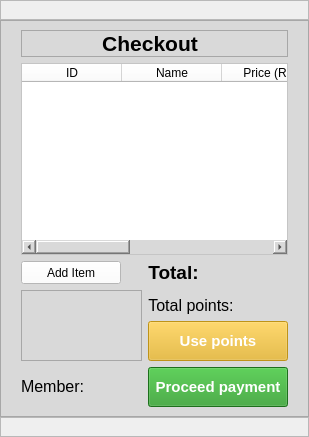
     <widget class="QWidget" name="checkout">
      <layout class="QGridLayout" name="gridLayout_9">
       <property name="leftMargin">
        <number>0</number>
       </property>
       <property name="topMargin">
        <number>0</number>
       </property>
       <property name="rightMargin">
        <number>0</number>
       </property>
       <property name="bottomMargin">
        <number>0</number>
       </property>
       <property name="spacing">
        <number>0</number>
       </property>
       <item row="1" column="2">
        <widget class="QFrame" name="frame_40">
         <property name="sizePolicy">
          <sizepolicy hsizetype="MinimumExpanding" vsizetype="Preferred">
           <horstretch>0</horstretch>
           <verstretch>0</verstretch>
          </sizepolicy>
         </property>
         <property name="maximumSize">
          <size>
           <width>95</width>
           <height>16777215</height>
          </size>
         </property>
         <property name="frameShape">
          <enum>QFrame::StyledPanel</enum>
         </property>
         <property name="frameShadow">
          <enum>QFrame::Raised</enum>
         </property>
        </widget>
       </item>
       <item row="2" column="0" colspan="3">
        <widget class="QFrame" name="frame_43">
         <property name="sizePolicy">
          <sizepolicy hsizetype="Preferred" vsizetype="Expanding">
           <horstretch>0</horstretch>
           <verstretch>0</verstretch>
          </sizepolicy>
         </property>
         <property name="minimumSize">
          <size>
           <width>0</width>
           <height>20</height>
          </size>
         </property>
         <property name="maximumSize">
          <size>
           <width>16777215</width>
           <height>30</height>
          </size>
         </property>
         <property name="frameShape">
          <enum>QFrame::StyledPanel</enum>
         </property>
         <property name="frameShadow">
          <enum>QFrame::Raised</enum>
         </property>
        </widget>
       </item>
       <item row="0" column="0" colspan="3">
        <widget class="QFrame" name="frame_41">
         <property name="sizePolicy">
          <sizepolicy hsizetype="Preferred" vsizetype="Expanding">
           <horstretch>0</horstretch>
           <verstretch>0</verstretch>
          </sizepolicy>
         </property>
         <property name="minimumSize">
          <size>
           <width>0</width>
           <height>20</height>
          </size>
         </property>
         <property name="maximumSize">
          <size>
           <width>16777215</width>
           <height>30</height>
          </size>
         </property>
         <property name="frameShape">
          <enum>QFrame::StyledPanel</enum>
         </property>
         <property name="frameShadow">
          <enum>QFrame::Raised</enum>
         </property>
        </widget>
       </item>
       <item row="1" column="0">
        <widget class="QFrame" name="frame_39">
         <property name="sizePolicy">
          <sizepolicy hsizetype="MinimumExpanding" vsizetype="Preferred">
           <horstretch>0</horstretch>
           <verstretch>0</verstretch>
          </sizepolicy>
         </property>
         <property name="maximumSize">
          <size>
           <width>95</width>
           <height>16777215</height>
          </size>
         </property>
         <property name="frameShape">
          <enum>QFrame::StyledPanel</enum>
         </property>
         <property name="frameShadow">
          <enum>QFrame::Raised</enum>
         </property>
        </widget>
       </item>
       <item row="1" column="1">
        <widget class="QFrame" name="frame_42">
         <property name="maximumSize">
          <size>
           <width>925</width>
           <height>650</height>
          </size>
         </property>
         <property name="styleSheet">
          <string notr="true">background-color: rgba(217,217,217,255)</string>
         </property>
         <property name="frameShape">
          <enum>QFrame::StyledPanel</enum>
         </property>
         <property name="frameShadow">
          <enum>QFrame::Raised</enum>
         </property>
         <layout class="QGridLayout" name="gridLayout_11">
          <property name="leftMargin">
           <number>20</number>
          </property>
          <property name="rightMargin">
           <number>20</number>
          </property>
          <item row="5" column="3">
           <widget class="QFrame" name="frame_45">
            <property name="sizePolicy">
             <sizepolicy hsizetype="MinimumExpanding" vsizetype="Preferred">
              <horstretch>0</horstretch>
              <verstretch>0</verstretch>
             </sizepolicy>
            </property>
            <property name="maximumSize">
             <size>
              <width>150</width>
              <height>16777215</height>
             </size>
            </property>
            <property name="frameShape">
             <enum>QFrame::StyledPanel</enum>
            </property>
            <property name="frameShadow">
             <enum>QFrame::Raised</enum>
            </property>
           </widget>
          </item>
          <item row="1" column="0" colspan="4">
           <widget class="QFrame" name="frame_46">
            <property name="sizePolicy">
             <sizepolicy hsizetype="Preferred" vsizetype="Preferred">
              <horstretch>0</horstretch>
              <verstretch>0</verstretch>
             </sizepolicy>
            </property>
            <property name="minimumSize">
             <size>
              <width>0</width>
              <height>26</height>
             </size>
            </property>
            <property name="maximumSize">
             <size>
              <width>16777215</width>
              <height>16777215</height>
             </size>
            </property>
            <property name="frameShape">
             <enum>QFrame::StyledPanel</enum>
            </property>
            <property name="frameShadow">
             <enum>QFrame::Raised</enum>
            </property>
            <layout class="QVBoxLayout" name="verticalLayout_5">
             <property name="spacing">
              <number>0</number>
             </property>
             <property name="leftMargin">
              <number>0</number>
             </property>
             <property name="topMargin">
              <number>0</number>
             </property>
             <property name="bottomMargin">
              <number>0</number>
             </property>
             <item alignment="Qt::AlignHCenter">
              <widget class="QLabel" name="label_23">
               <property name="sizePolicy">
                <sizepolicy hsizetype="Fixed" vsizetype="Fixed">
                 <horstretch>0</horstretch>
                 <verstretch>0</verstretch>
                </sizepolicy>
               </property>
               <property name="maximumSize">
                <size>
                 <width>16777215</width>
                 <height>50</height>
                </size>
               </property>
               <property name="sizeIncrement">
                <size>
                 <width>0</width>
                 <height>0</height>
                </size>
               </property>
               <property name="styleSheet">
                <string notr="true"/>
               </property>
               <property name="text">
                <string>&lt;html&gt;&lt;head/&gt;&lt;body&gt;&lt;p&gt;&lt;span style=&quot; font-size:16pt; font-weight:600;&quot;&gt;Checkout&lt;/span&gt;&lt;/p&gt;&lt;/body&gt;&lt;/html&gt;</string>
               </property>
               <property name="textFormat">
                <enum>Qt::AutoText</enum>
               </property>
               <property name="alignment">
                <set>Qt::AlignCenter</set>
               </property>
              </widget>
             </item>
            </layout>
           </widget>
          </item>
          <item row="10" column="0">
           <widget class="QLabel" name="lbl_member_status">
            <property name="sizePolicy">
             <sizepolicy hsizetype="Fixed" vsizetype="Fixed">
              <horstretch>0</horstretch>
              <verstretch>0</verstretch>
             </sizepolicy>
            </property>
            <property name="maximumSize">
             <size>
              <width>100</width>
              <height>50</height>
             </size>
            </property>
            <property name="sizeIncrement">
             <size>
              <width>0</width>
              <height>0</height>
             </size>
            </property>
            <property name="font">
             <font>
              <pointsize>12</pointsize>
             </font>
            </property>
            <property name="styleSheet">
             <string notr="true"/>
            </property>
            <property name="text">
             <string>&lt;html&gt;&lt;head/&gt;&lt;body&gt;&lt;p&gt;Member:&lt;/p&gt;&lt;/body&gt;&lt;/html&gt;</string>
            </property>
            <property name="textFormat">
             <enum>Qt::AutoText</enum>
            </property>
            <property name="alignment">
             <set>Qt::AlignLeading|Qt::AlignLeft|Qt::AlignVCenter</set>
            </property>
           </widget>
          </item>
          <item row="10" column="3">
           <widget class="QPushButton" name="btn_pay">
            <property name="sizePolicy">
             <sizepolicy hsizetype="Maximum" vsizetype="Maximum">
              <horstretch>0</horstretch>
              <verstretch>0</verstretch>
             </sizepolicy>
            </property>
            <property name="minimumSize">
             <size>
              <width>140</width>
              <height>40</height>
             </size>
            </property>
            <property name="maximumSize">
             <size>
              <width>140</width>
              <height>40</height>
             </size>
            </property>
            <property name="font">
             <font>
              <pointsize>11</pointsize>
              <weight>75</weight>
              <bold>true</bold>
             </font>
            </property>
            <property name="cursor">
             <cursorShape>PointingHandCursor</cursorShape>
            </property>
            <property name="styleSheet">
             <string notr="true">background-color: rgba(41,156,39,255);
color: rgb(255, 255, 255);</string>
            </property>
            <property name="text">
             <string>Proceed payment</string>
            </property>
           </widget>
          </item>
          <item row="10" column="1">
           <widget class="QLabel" name="lbl_currentMem">
            <property name="font">
             <font>
              <pointsize>12</pointsize>
             </font>
            </property>
            <property name="text">
             <string/>
            </property>
           </widget>
          </item>
          <item row="4" column="3">
           <widget class="QLabel" name="lbl_total">
            <property name="sizePolicy">
             <sizepolicy hsizetype="Fixed" vsizetype="Fixed">
              <horstretch>0</horstretch>
              <verstretch>0</verstretch>
             </sizepolicy>
            </property>
            <property name="maximumSize">
             <size>
              <width>16777215</width>
              <height>50</height>
             </size>
            </property>
            <property name="sizeIncrement">
             <size>
              <width>0</width>
              <height>0</height>
             </size>
            </property>
            <property name="font">
             <font>
              <pointsize>14</pointsize>
              <weight>75</weight>
              <bold>true</bold>
             </font>
            </property>
            <property name="styleSheet">
             <string notr="true"/>
            </property>
            <property name="text">
             <string>&lt;html&gt;&lt;head/&gt;&lt;body&gt;&lt;p&gt;&lt;span style=&quot; font-size:14pt; font-weight:600;&quot;&gt;Total:&lt;/span&gt;&lt;/p&gt;&lt;/body&gt;&lt;/html&gt;</string>
            </property>
            <property name="textFormat">
             <enum>Qt::AutoText</enum>
            </property>
            <property name="alignment">
             <set>Qt::AlignCenter</set>
            </property>
           </widget>
          </item>
          <item row="2" column="0" colspan="4">
           <widget class="QTableWidget" name="tbl_checkout">
            <property name="sizePolicy">
             <sizepolicy hsizetype="Expanding" vsizetype="Expanding">
              <horstretch>0</horstretch>
              <verstretch>0</verstretch>
             </sizepolicy>
            </property>
            <property name="maximumSize">
             <size>
              <width>925</width>
              <height>400</height>
             </size>
            </property>
            <property name="styleSheet">
             <string notr="true">background-color: rgb(255, 255, 255)</string>
            </property>
            <property name="frameShape">
             <enum>QFrame::StyledPanel</enum>
            </property>
            <property name="frameShadow">
             <enum>QFrame::Sunken</enum>
            </property>
            <property name="editTriggers">
             <set>QAbstractItemView::NoEditTriggers</set>
            </property>
            <property name="selectionBehavior">
             <enum>QAbstractItemView::SelectRows</enum>
            </property>
            <column>
             <property name="text">
              <string>ID</string>
             </property>
            </column>
            <column>
             <property name="text">
              <string>Name</string>
             </property>
            </column>
            <column>
             <property name="text">
              <string>Price (RM)</string>
             </property>
            </column>
            <column>
             <property name="text">
              <string>Quantity</string>
             </property>
            </column>
            <column>
             <property name="text">
              <string>Cancel</string>
             </property>
            </column>
           </widget>
          </item>
          <item row="6" column="3">
           <widget class="QLabel" name="lbl_total_pts">
            <property name="sizePolicy">
             <sizepolicy hsizetype="Fixed" vsizetype="Fixed">
              <horstretch>0</horstretch>
              <verstretch>0</verstretch>
             </sizepolicy>
            </property>
            <property name="maximumSize">
             <size>
              <width>16777215</width>
              <height>50</height>
             </size>
            </property>
            <property name="sizeIncrement">
             <size>
              <width>0</width>
              <height>0</height>
             </size>
            </property>
            <property name="font">
             <font>
              <pointsize>12</pointsize>
             </font>
            </property>
            <property name="styleSheet">
             <string notr="true"/>
            </property>
            <property name="text">
             <string>&lt;html&gt;&lt;head/&gt;&lt;body&gt;&lt;p&gt;&lt;span style=&quot; font-size:12pt;&quot;&gt;Total points:&lt;/span&gt;&lt;/p&gt;&lt;/body&gt;&lt;/html&gt;</string>
            </property>
            <property name="textFormat">
             <enum>Qt::AutoText</enum>
            </property>
            <property name="alignment">
             <set>Qt::AlignCenter</set>
            </property>
           </widget>
          </item>
          <item row="7" column="3">
           <widget class="QPushButton" name="btn_usepts">
            <property name="enabled">
             <bool>false</bool>
            </property>
            <property name="sizePolicy">
             <sizepolicy hsizetype="Minimum" vsizetype="Fixed">
              <horstretch>0</horstretch>
              <verstretch>0</verstretch>
             </sizepolicy>
            </property>
            <property name="minimumSize">
             <size>
              <width>140</width>
              <height>40</height>
             </size>
            </property>
            <property name="maximumSize">
             <size>
              <width>140</width>
              <height>40</height>
             </size>
            </property>
            <property name="font">
             <font>
              <pointsize>11</pointsize>
              <weight>75</weight>
              <bold>true</bold>
             </font>
            </property>
            <property name="cursor">
             <cursorShape>PointingHandCursor</cursorShape>
            </property>
            <property name="styleSheet">
             <string notr="true">background-color: rgba(231,179,29,255);
color: rgb(255, 255, 255);</string>
            </property>
            <property name="text">
             <string>Use points</string>
            </property>
           </widget>
          </item>
          <item row="5" column="0" rowspan="3" colspan="3">
           <widget class="QFrame" name="frame_44">
            <property name="frameShape">
             <enum>QFrame::StyledPanel</enum>
            </property>
            <property name="frameShadow">
             <enum>QFrame::Raised</enum>
            </property>
           </widget>
          </item>
          <item row="4" column="0">
           <widget class="QPushButton" name="btn_additem">
            <property name="minimumSize">
             <size>
              <width>100</width>
              <height>0</height>
             </size>
            </property>
            <property name="maximumSize">
             <size>
              <width>100</width>
              <height>30</height>
             </size>
            </property>
            <property name="font">
             <font>
              <pointsize>9</pointsize>
             </font>
            </property>
            <property name="cursor">
             <cursorShape>PointingHandCursor</cursorShape>
            </property>
            <property name="styleSheet">
             <string notr="true">background-color: rgb(255, 255, 255)</string>
            </property>
            <property name="text">
             <string>Add Item</string>
            </property>
           </widget>
          </item>
         </layout>
        </widget>
       </item>
      </layout>
      <zorder>frame_42</zorder>
      <zorder>frame_39</zorder>
      <zorder>frame_40</zorder>
      <zorder>frame_41</zorder>
      <zorder>frame_43</zorder>
     </widget>
